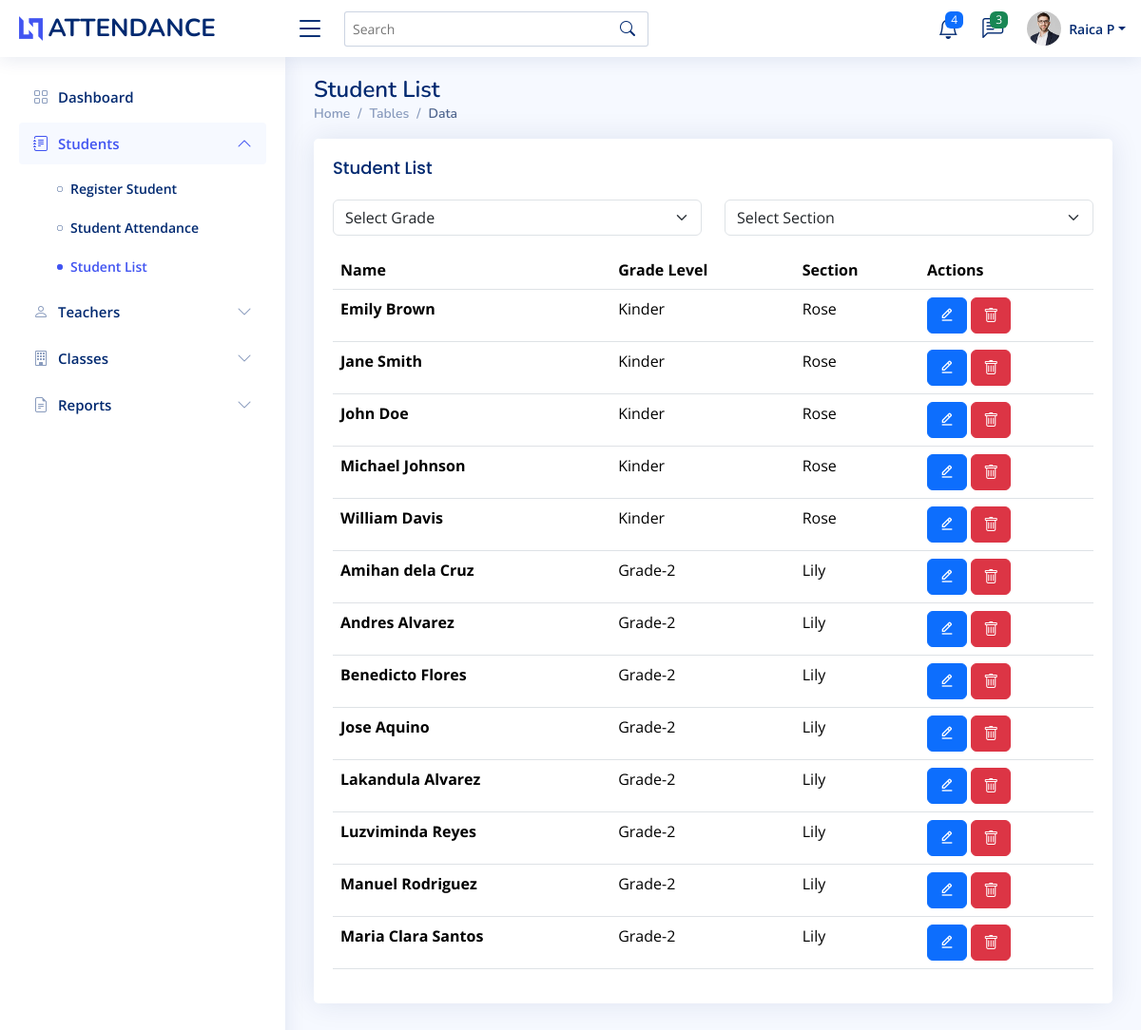
Page /student-list.php on the committed database.
### tables this page shows
CREATE TABLE `student` (
  `studentID` int(11) NOT NULL,
  `name` varchar(100) NOT NULL,
  `gender` varchar(250) NOT NULL,
  `profile_pic` varchar(100) NOT NULL,
  `teacher_Id` int(11) DEFAULT NULL,
  `gmail` varchar(100) NOT NULL,
  `class_id` int(100) NOT NULL,
  `parent_contact` int(100) NOT NULL,
  `school_year` varchar(100) NOT NULL
);

CREATE TABLE `classes` (
  `class_id` int(100) NOT NULL,
  `grade_level` varchar(100) NOT NULL,
  `section` varchar(100) NOT NULL,
  `assigned_teacher_id` int(11) DEFAULT NULL
);

### database/db-student-list.php (called while the page is built, shortened)
<?php
include 'database/db_connect.php';
$query = "
    SELECT
        s.studentID,
        s.name AS student_name,
        s.gender,
        c.grade_level,
        c.section,
        s.parent_contact,
        s.gmail AS parent_email,
        s.school_year
    FROM
        student s
    JOIN
        classes c ON s.teacher_id = c.assigned_teacher_id
    ORDER BY
    CASE
            WHEN c.grade_level = 'Kinder' THEN 1
            WHEN c.grade_level = 'Grade-1' THEN 2
            WHEN c.grade_level = 'Grade-2' THEN 3
            WHEN c.grade_level = 'Grade-3' THEN 4
            WHEN c.grade_level = 'Grade-4' THEN 5
            WHEN c.grade_level = 'Grade-5' THEN 6
            WHEN c.grade_level = 'Grade-6' THEN 7
            WHEN c.grade_level = 'Grade-7' THEN 8
            WHEN c.grade_level = 'Grade-8' THEN 9
            WHEN c.grade_level = 'Grade-9' THEN 10
            WHEN c.grade_level = 'Grade-10' THEN 11
            WHEN c.grade_level = 'Grade-11' THEN 12
            WHEN c.grade_level = 'Grade-12' THEN 13
            ELSE 14
        END,
        s.name ASC
";
$result = $conn->query($query);
$students = [];
while ($row = $result->fetch_assoc()) {
    $students[] = $row;
}

### student-list.php (the view, shortened to what this page needs)
<?php
include 'database/db_connect.php';
include 'database/db-student-list.php';
?>
<!DOCTYPE html>
<html lang="en">
<head>
  <link href="assets/vendor/bootstrap/css/bootstrap.min.css" rel="stylesheet">
  <link href="assets/vendor/bootstrap-icons/bootstrap-icons.css" rel="stylesheet">
  <link href="assets/vendor/boxicons/css/boxicons.min.css" rel="stylesheet">
  <link href="assets/vendor/quill/quill.snow.css" rel="stylesheet">
  <link href="assets/vendor/quill/quill.bubble.css" rel="stylesheet">
  <link href="assets/vendor/remixicon/remixicon.css" rel="stylesheet">
  <link href="assets/vendor/simple-datatables/style.css" rel="stylesheet">
  <link href="assets/css/style.css" rel="stylesheet">
</head>
<body>
  <?php include 'header.php'; ?>
  <?php include 'sidebar.php'; ?>
  <main id="main" class="main">
    <div class="pagetitle">
      <h1>Student List</h1>
      <nav>
        <ol class="breadcrumb">
          <li class="breadcrumb-item"><a href="index.html">Home</a></li>
          <li class="breadcrumb-item">Tables</li>
          <li class="breadcrumb-item active">Data</li>
        </ol>
      </nav>
    </div>
    <section class="section">
      <div class="row">
        <div class="col-lg-12">
          <div class="card">
            <div class="card-body">
              <h5 class="card-title">Student List</h5>
              <div class="row mb-3">
                <div class="col-md-6">
                  <select id="gradeFilter" class="form-select">
                    <option value="">Select Grade</option>
                  </select>
                </div>
                <div class="col-md-6">
                  <select id="sectionFilter" class="form-select">
                    <option value="">Select Section</option>
                  </select>
                </div>
              </div>
              <table id="studentsTable" class="table datatable table-hover">
                <thead>
                  <tr>
                    <th>Name</th>
                    <th>Grade Level</th>
                    <th>Section</th>
                    <th>Actions</th>
                  </tr>
                </thead>
                <tbody>
                  <?php foreach ($students as $student) : ?>
                    <tr class="clickable-row" data-name="<?= htmlspecialchars($student['student_name']) ?>">
                      <th scope="row"><?= htmlspecialchars($student['student_name']) ?></th>
                      <td><?= htmlspecialchars($student['grade_level']) ?></td>
                      <td><?= htmlspecialchars($student['section']) ?></td>
                      <td class="action-buttons">
                        <a href="#" class="btn btn-primary edit-btn" data-bs-toggle="modal" data-bs-target="#editStudentModal" data-student='<?= json_encode($student) ?>'>
                          <i class="bx bx-edit-alt"></i>
                        </a>
                        <a href="#" class="btn btn-danger delete-btn" data-bs-toggle="modal" data-bs-target="#confirmDeleteModal" data-student-id="<?= $student['studentID'] ?>">
                          <i class="bi bi-trash"></i>
                        </a>
                      </td>
                    </tr>
                  <?php endforeach; ?>
                </tbody>
              </table>
            </div>
          </div>
        </div>
      </div>
    </section>
  </main>
</body>
</html>

### assets/css/style.css (style rules this page uses)
:root { scroll-behavior: smooth; }
body { font-family: "Open Sans", sans-serif; background: #f6f9ff; color: #444444; }
a { color: #4154f1; text-decoration: none; }
h1, h2, h3, h4, h5, h6 { font-family: "Nunito", sans-serif; }
#main { margin-top: 60px; padding: 20px 30px; transition: all 0.3s; }
.pagetitle { margin-bottom: 10px; }
.pagetitle h1 { font-size: 24px; margin-bottom: 0; font-weight: 600; color: #012970; }
.card { margin-bottom: 30px; border: none; border-radius: 5px; box-shadow: 0px 0 30px rgba(1, 41, 112, 0.1); flex: 1; }
.card-title { padding: 20px 0 15px 0; font-size: 18px; font-weight: 500; color: #012970; font-family: "Poppins", sans-serif; }
.card-body { padding: 0 20px 20px 20px; }
.breadcrumb { font-size: 14px; font-family: "Nunito", sans-serif; color: #899bbd; font-weight: 600; }
.breadcrumb a { color: #899bbd; transition: 0.3s; }
.breadcrumb .breadcrumb-item::before { color: #899bbd; }
.breadcrumb .active { color: #51678f; font-weight: 600; }
@media (min-width: 1200px) { #main, #footer { margin-left: 300px; } }

### student-list.php (style rules this page uses)
.clickable-row { cursor: pointer; }
.action-buttons { cursor: auto; }

### rows in the picture
student: name "Emily Brown", class.grade_level "Kinder", class.section "Rose"
student: name "Jane Smith", class.grade_level "Kinder", class.section "Rose"
student: name "John Doe", class.grade_level "Kinder", class.section "Rose"
student: name "Michael Johnson", class.grade_level "Kinder", class.section "Rose"
student: name "William Davis", class.grade_level "Kinder", class.section "Rose"
student: name "Amihan dela Cruz", class.grade_level "Grade-2", class.section "Lily"
student: name "Andres Alvarez", class.grade_level "Grade-2", class.section "Lily"
student: name "Benedicto Flores", class.grade_level "Grade-2", class.section "Lily"
student: name "Jose Aquino", class.grade_level "Grade-2", class.section "Lily"
student: name "Lakandula Alvarez", class.grade_level "Grade-2", class.section "Lily"
student: name "Luzviminda Reyes", classes.grade_level "Grade-2", classes.section "Lily"
student: name "Manuel Rodriguez", class.grade_level "Grade-2", class.section "Lily"
student: name "Maria Clara Santos", class.grade_level "Grade-2", class.section "Lily"
